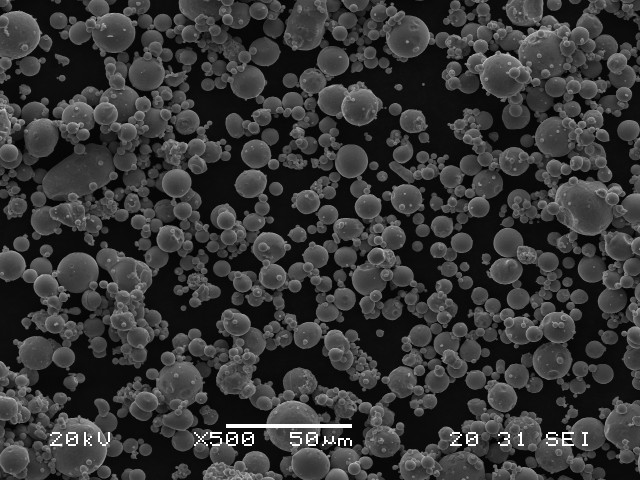
#> input picture imagenes/POLVO-1.BMP, 1280 x 960 px (shown at 1/2 size)
$ python 'lector polvo.py'
#> lines starting #> are read from the running program, lines starting #| are printed output that depends on the picture; after the words box and inside, x2 and y2 are one past the last pixel; in counts of white or black regions, pixels touching at a corner belong together
'''
import pandas as pd
import numpy as np
import matplotlib.pyplot as plt
from scipy.stats import norm

plt.style.use('ggplot')

# Cargar datos
# df = pd.read_csv('imagenes/polvo8t.csv')
df = pd.read_csv('imagenes/Results 16.csv')
# df = pd.read_csv('imagenes/feret.csv')

# Ajustar los datos a una distribución normal
mu, std = norm.fit(df['Length'])
# mu, std = norm.fit(df['Feret'])

# Configurar los colores según tu póster
color_histograma = '#214579'  # Un azul oscuro
color_fit = '#d7191c'  # Un rojo brillante

# Plotear el histograma de los datos
plt.figure(figsize=(10, 6))
plt.hist(df['Length'], bins=30, density=False, alpha=0.7, color=color_histograma)

# Plotear la distribución gaussiana sobre el histograma de frecuencias
xmin, xmax = plt.xlim()
x = np.linspace(xmin, xmax, 100)
p = norm.pdf(x, mu, std) * len(df['Length']) * (xmax - xmin) / 30
plt.plot(x, p, color=color_fit, linewidth=2)

# Agregar líneas de puntos para la media y desviaciones estándar
plt.axvline(mu, color='k', linestyle='dashed', linewidth=1)
plt.axvline(mu + std, color='k', linestyle='dotted', linewidth=1)
plt.axvline(mu - std, color='k', linestyle='dotted', linewidth=1)

# Agregando texto para la media y desviaciones con sus valores
plt.text(mu, plt.ylim()[1]*0.9, r'$\mu = {:.2f}$ $(\mu m)$'.format(mu), horizontalalignment='center',fontsize=15)
plt.text(mu + std, plt.ylim()[1]*0.85, r'$\mu + \sigma = {:.2f}$ $(\mu m)$'.format(mu + std), horizontalalignment='center',fontsize=15, color=color_fit)
plt.text(mu - std, plt.ylim()[1]*0.85, r'$\mu - \sigma = {:.2f}$ $(\mu m)$'.format(mu - std), horizontalalignment='center', fontsize=15 ,color=color_fit)
plt.tick_params(axis='both', which='major', labelsize=13)


# Titulo y etiquetas
plt.title('Radio partículas Acero 316L',fontsize=18,fontweight='bold')
plt.xlabel(r'Radio $(\mu m)$',fontsize=16,fontweight='bold')
plt.ylabel('Frecuencia',fontsize=16,fontweight='bold')
plt.grid(False)
# Mostrar gráfico
plt.show()


#F8B285'''

'''
import cv2
import numpy as np

# Cargar la imagen
imagen = cv2.imread('imagenes/POLVO-1.BMP', cv2.IMREAD_GRAYSCALE)

# Suavizar la imagen para reducir el ruido
imagen_suavizada = cv2.GaussianBlur(imagen, (9, 9), 10)

# Detección de círculos mediante la transformada de Hough
circulos = cv2.HoughCircles(imagen_suavizada, cv2.HOUGH_GRADIENT, dp=1.2, minDist=30, param1=50, param2=30, minRadius=10, maxRadius=30)

# Verificar si se encontraron círculos
if circulos is not None:
    circulos = np.uint16(np.around(circulos))
    print(f"Se encontraron {len(circulos[0, :])} círculos")

    # Dibujar los círculos detectados en la imagen original
    for i in circulos[0, :]:
        cv2.circle(imagen, (i[0], i[1]), i[2], (255, 0, 0), 2)
        cv2.circle(imagen, (i[0], i[1]), 2, (255, 0, 255), 3)

    # Mostrar la imagen con los círculos
    cv2.imshow('Círculos Detectados', imagen)
    cv2.waitKey(0)
    cv2.destroyAllWindows()
else:
    print("No se encontraron círculos")

'''

import cv2
import numpy as np
import matplotlib
# matplotlib.use('TkAgg')
import matplotlib.pyplot as plt
# plt.style.use('ggplot')
from scipy.stats import norm
import pandas as pd  # Importar panda

# Cargar la imagen
imagen = cv2.imread('imagenes/POLVO-1.BMP', cv2.IMREAD_GRAYSCALE)
#> imagen is the input picture: shape (960, 1280); min 4, max 255, mean 54.7

# Suavizar la imagen para reducir el ruido
# imagen_suavizada = cv2.GaussianBlur(imagen, (9, 9), 2)
imagen_suavizada = cv2.medianBlur(imagen, 5)

# _, imagen_suavizada = cv2.threshold(imagen_suavizada, 80, 255, cv2.THRESH_BINARY)
# _, imagen_suavizada = cv2.threshold(imagen_suavizada, 0, 255, cv2.THRESH_BINARY + cv2.THRESH_OTSU)

# Alternativa: Umbralización adaptativa
# imagen_suavizada = cv2.adaptiveThreshold(imagen_suavizada, 255, cv2.ADAPTIVE_THRESH_GAUSSIAN_C,
#                                            cv2.THRESH_BINARY, 11, 6)


# Detección de círculos mediante la transformada de Hough
circulos = cv2.HoughCircles(imagen_suavizada, cv2.HOUGH_GRADIENT, dp=1.2, minDist=20, param1=70, param2=25, minRadius=10, maxRadius=45)
#> circulos = 740 rows, first 8: [155.4, 544.2, 41.68], [814.2, 71.4, 44.32], [1110.6, 274.2, 40.36], [229.8, 65.4, 40.36], [1002.6, 149.4, 44.32], [718.2, 213, 37.72], [352.2, 366.6, 28.48], [292.2, 147, 35.08]

if circulos is not None:
    circulos = np.uint16(np.around(circulos))
#> circulos = 740 rows, first 8: [155, 544, 42], [814, 71, 44], [1111, 274, 40], [230, 65, 40], [1003, 149, 44], [718, 213, 38], [352, 367, 28], [292, 147, 35]

    # Dibujar los círculos detectados en la imagen original
    imagen_con_circulos = cv2.cvtColor(imagen, cv2.COLOR_GRAY2BGR)
    for i in circulos[0, :]:
        cv2.circle(imagen_con_circulos, (i[0], i[1]), i[2], (0, 0, 255), 2)
        cv2.circle(imagen_con_circulos, (i[0], i[1]), 2, (0, 255, 0), 3)
#> this loop made 740 passes
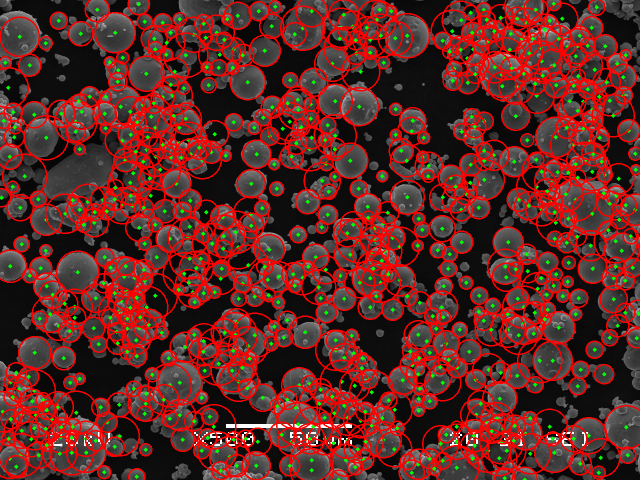
#> imagen_con_circulos: shape (960, 1280, 3) (shown at 1/2 size); mean B, G, R 38, 43.7, 97.1

    # Mostrar la imagen con los círculos
    plt.figure(figsize=(5, 4))
    plt.imshow(imagen_con_circulos)
    plt.title('Partículas detectadas')
    plt.axis('off')
    plt.show()

    # Calcular los diámetros en micrómetros
    diametros_pixeles = [2 * c[2] for c in circulos[0, :]]
#> diametros_pixeles = 740 values, max 88 at index 1, min 20 at index 682, mean 49.62
    factor_conversion = 5.0362  # Píxeles por micrómetro
    diametros_micrometros = [d / factor_conversion for d in diametros_pixeles]
#> diametros_micrometros = 740 values, max 17.47 at index 1, min 3.97 at index 682, mean 9.85

    # Crear DataFrame y exportar a CSV
    df = pd.DataFrame(diametros_micrometros, columns=['Diametro_Micrometros'])
#> df = table of 740 rows and 1 columns
    df.to_csv('diametros_particulas.csv', index=False)

    # Histograma con ajuste gaussiano y marcas de D10, D50, y D90
    plt.figure(figsize=(10, 6))
    (mu, sigma) = norm.fit(diametros_micrometros)
#> mu = 9.85; sigma = 3.96
    n, bins, patches = plt.hist(diametros_micrometros, bins=30, density=True, alpha=0.7, color='blue')
#> n = 30 values, max 0.183 at index 7, min 0 at index 20, mean 0.0741; bins = 31 values from 3.97 to 17.47; patches = 30 items
    y = norm.pdf(bins, mu, sigma)
#> y = 31 values, max 0.101 at index 13, min 0.0158 at index 30, mean 0.0656
    plt.plot(bins, y, 'r--', linewidth=2)
    D10 = np.percentile(diametros_micrometros, 10)
#> D10 = 5.16
    D50 = np.percentile(diametros_micrometros, 50)
#> D50 = 9.13
    D90 = np.percentile(diametros_micrometros, 90)
#> D90 = 15.88
    plt.axvline(D10, color='green', linestyle='dashed', linewidth=1.5)
    plt.axvline(D50, color='purple', linestyle='dashed', linewidth=1.5)
    plt.axvline(D90, color='green', linestyle='dashed', linewidth=1.5)
    plt.text(D10, plt.ylim()[1] * 0.95, f'D10: {D10:.2f} μm', horizontalalignment='center', color='green')
    plt.text(D50, plt.ylim()[1] * 0.90, f'D50: {D50:.2f} μm', horizontalalignment='center', color='purple')
    plt.text(D90, plt.ylim()[1] * 0.95, f'D90: {D90:.2f} μm', horizontalalignment='center', color='green')
    plt.title('Histograma de Distribución de Diámetros de Partículas')
    plt.xlabel('Diámetro (micrómetros)')
    plt.ylabel('Densidad de probabilidad')
    plt.grid(True)
    plt.show()
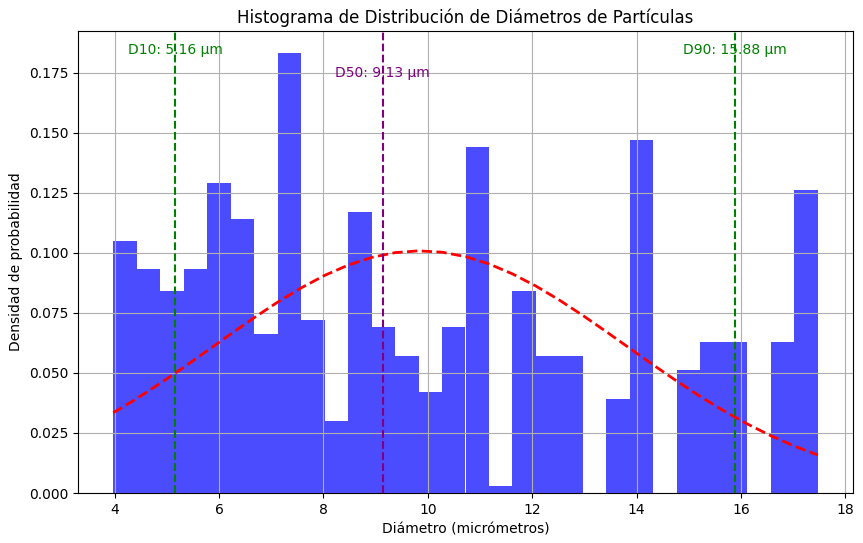
#> figure drawn by matplotlib, 1 panel; tallest bar 0.183 high, from x = 7.12 to 7.57; curve peaks at x = 9.82, y = 0.101

else:
    print("No se encontraron círculos")

import numpy as np
import matplotlib.pyplot as plt
from scipy.stats import norm, skewnorm

# Configuración inicial
np.random.seed(0)

# Generar datos de múltiples distribuciones con sesgo
data1 = skewnorm.rvs(a=5, loc=7, scale=1, size=300)  # Distribución sesgada hacia la derecha
data2 = skewnorm.rvs(a=-5, loc=10, scale=1.5, size=700)  # Distribución sesgada hacia la izquierda
data = np.concatenate([data1, data2])

# Agregar ruido para más variabilidad
data += np.random.normal(0, 0.3, size=data.size)

# Histograma de los datos
plt.figure(figsize=(10, 6))
count, bins, ignored = plt.hist(data, bins=30, density=True, alpha=0.65, color='blue', label='Distribución Simulada')

# Ajustar y trazar una curva gaussiana
param = norm.fit(data)
x = np.linspace(min(data), max(data), 100)
pdf_fitted = norm.pdf(x, *param)
plt.plot(x, pdf_fitted, 'r-', label='Ajuste')

# Calcular y marcar D10, D50 y D90
D10 = np.percentile(data, 10)
D50 = np.percentile(data, 50)
D90 = np.percentile(data, 90)

plt.axvline(D10, color='green', linestyle='dashed', linewidth=1.5)
plt.axvline(D50, color='green', linestyle='dashed', linewidth=1.5)
plt.axvline(D90, color='green', linestyle='dashed', linewidth=1.5)

plt.text(D10, plt.ylim()[1] * 0.95, f'D10: {D10:.2f} μm', horizontalalignment='center', color='green')
plt.text(D50, plt.ylim()[1] * 0.90, f'D50: {D50:.2f} μm', horizontalalignment='center', color='purple')
plt.text(D90, plt.ylim()[1] * 0.95, f'D90: {D90:.2f} μm', horizontalalignment='center', color='red')

plt.title('Distribución Simulada Mejorada con Asimetría')
plt.xlabel('Diámetro (μm)')
plt.ylabel('Densidad de probabilidad')
plt.legend()
plt.grid(False)
plt.show()
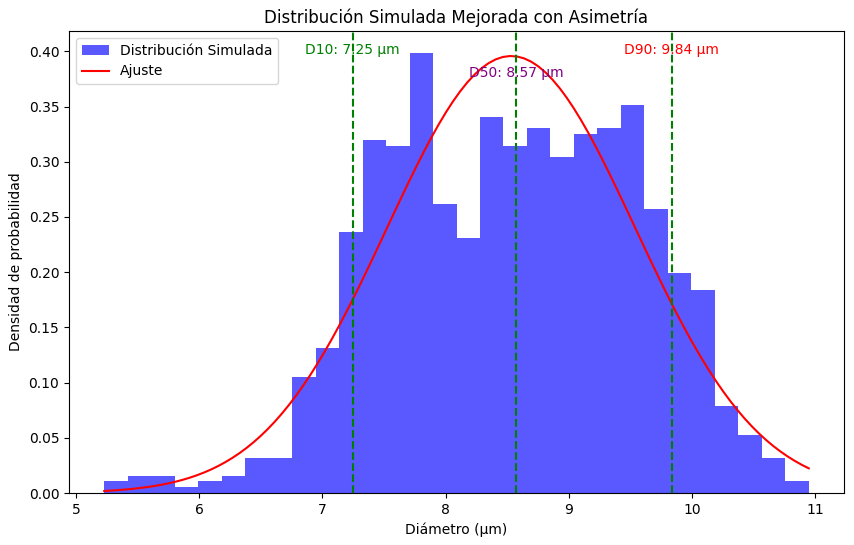
#> figure drawn by matplotlib, 1 panel; tallest bar 0.398 high, from x = 7.71 to 7.9; curve peaks at x = 8.52, y = 0.396

$ run again, with imagenes/POLVO-2.BMP copied over imagenes/POLVO-1.BMP
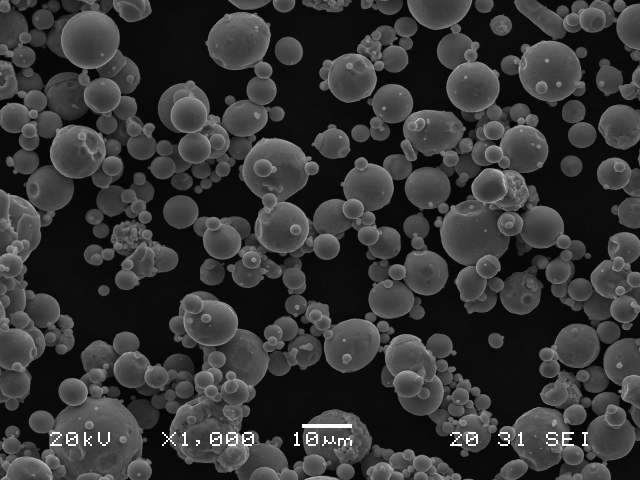
#> input picture imagenes/POLVO-2.BMP, 1280 x 960 px (shown at 1/2 size)
#> imagen is the input picture: shape (960, 1280); min 4, max 255, mean 53.5
#> `circulos = cv2.HoughCircles(imagen_suavizada, cv2.HOUGH_GRADIENT, dp=1..`: circulos = 359 rows, first 8: [1039.8, 587.4, 41.68], [853.8, 373.8, 44.32], [1248.6, 617.4, 28.48], [387, 295.8, 31], [431.4, 646.2, 44.32], [1223.4, 557.4, 39.04], [652.2, 492.6, 26.68], [1083, 454.2, 43]
#> `circulos = np.uint16(np.around(circulos))`: circulos = 359 rows, first 8: [1040, 587, 42], [854, 374, 44], [1249, 617, 28], [387, 296, 31], [431, 646, 44], [1223, 557, 39], [652, 493, 27], [1083, 454, 43]
#> the loop `for i in circulos[0, :]:` made 359 passes
#> after the loop `for i in circulos[0, :]:`:
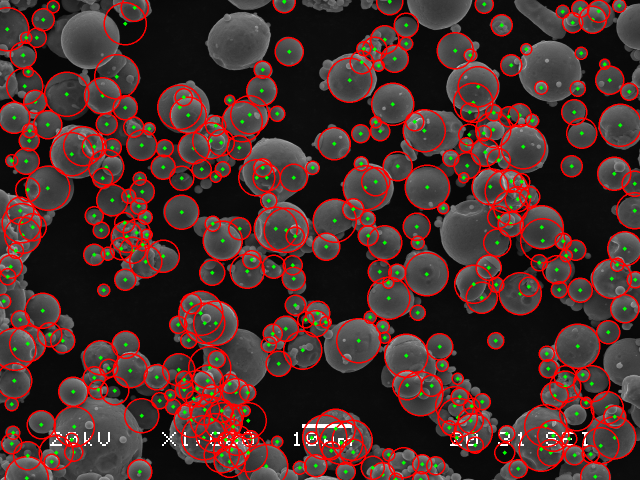
#> imagen_con_circulos: shape (960, 1280, 3) (shown at 1/2 size); 13.39% of pixels changed, all inside (x1, y1, x2, y2) = (0, 0, 1280, 960)
#> diametros_pixeles = 359 values, max 88 at index 1, min 20 at index 264, mean 49.82
#> diametros_micrometros = 359 values, max 17.47 at index 1, min 3.97 at index 264, mean 9.89
#> df = table of 359 rows and 1 columns
#> mu = 9.89; sigma = 4.04
#> n = 30 values, max 0.186 at index 29, min 0 at index 23, mean 0.0741; bins = 31 values from 3.97 to 17.47; patches = 30 items
#> y = 31 values, max 0.0988 at index 13, min 0.0169 at index 30, mean 0.0652
#> D10 = 5.16
#> D50 = 9.13
#> D90 = 16.68
#> `plt.show()`:
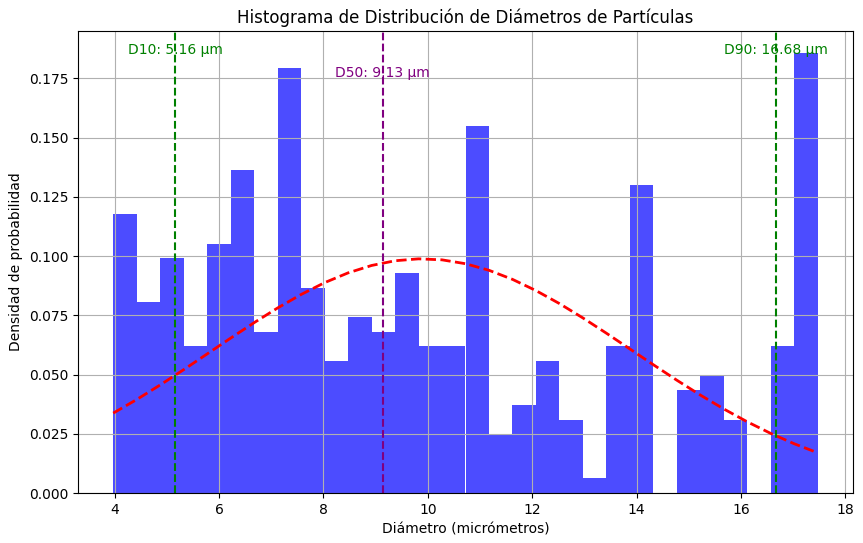
#> figure drawn by matplotlib, 1 panel; tallest bar 0.186 high, from x = 17.02 to 17.47; curve peaks at x = 9.82, y = 0.0988

$ run again, with imagenes/POLVO-3.BMP copied over imagenes/POLVO-1.BMP
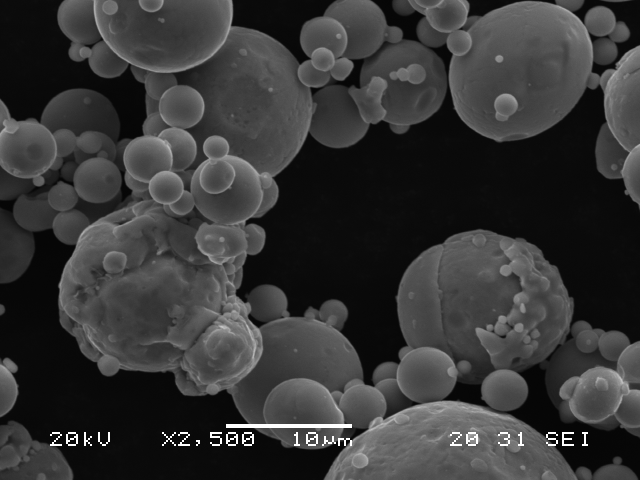
#> input picture imagenes/POLVO-3.BMP, 1280 x 960 px (shown at 1/2 size)
#> imagen is the input picture: shape (960, 1280); min 4, max 255, mean 54.4
#> `circulos = cv2.HoughCircles(imagen_suavizada, cv2.HOUGH_GRADIENT, dp=1..`: circulos = 109 rows, first 8: [198.6, 360.6, 44.32], [364.2, 213, 44.32], [1199.4, 41.4, 30.88], [217.8, 114.6, 41.68], [331.8, 375, 34.84], [533.4, 607.8, 40.24], [1207.8, 102.6, 26.92], [141, 451.8, 35.8]
#> `circulos = np.uint16(np.around(circulos))`: circulos = 109 rows, first 8: [199, 361, 44], [364, 213, 44], [1199, 41, 31], [218, 115, 42], [332, 375, 35], [533, 608, 40], [1208, 103, 27], [141, 452, 36]
#> the loop `for i in circulos[0, :]:` made 109 passes
#> after the loop `for i in circulos[0, :]:`:
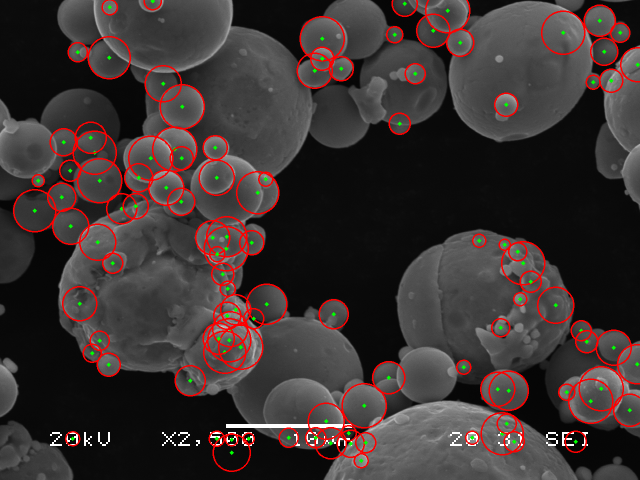
#> imagen_con_circulos: shape (960, 1280, 3) (shown at 1/2 size); 4.69% of pixels changed, all inside (x1, y1, x2, y2) = (26, 0, 1280, 944)
#> diametros_pixeles = 109 values, max 88 at index 0, min 22 at index 103, mean 55.83
#> diametros_micrometros = 109 values, max 17.47 at index 0, min 4.37 at index 103, mean 11.09
#> df = table of 109 rows and 1 columns
#> mu = 11.09; sigma = 4.12
#> n = 30 values, max 0.315 at index 29, min 0 at index 13, mean 0.0763; bins = 31 values from 4.37 to 17.47; patches = 30 items
#> y = 31 values, max 0.0967 at index 15, min 0.0256 at index 0, mean 0.0664
#> D10 = 5.56
#> D50 = 10.72
#> D90 = 17.16
#> `plt.show()`:
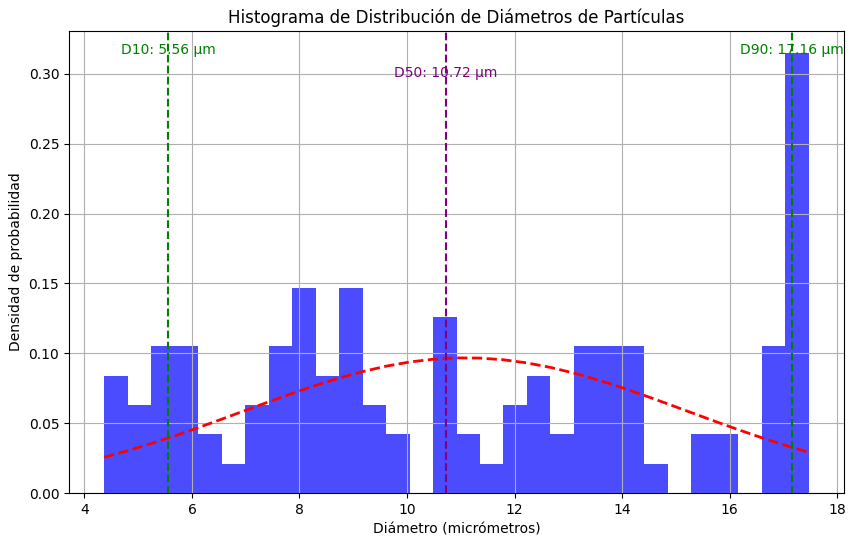
#> figure drawn by matplotlib, 1 panel; tallest bar 0.315 high, from x = 17.04 to 17.47; curve peaks at x = 10.92, y = 0.0967

$ run again, with imagenes/4-C-B.BMP copied over imagenes/POLVO-1.BMP
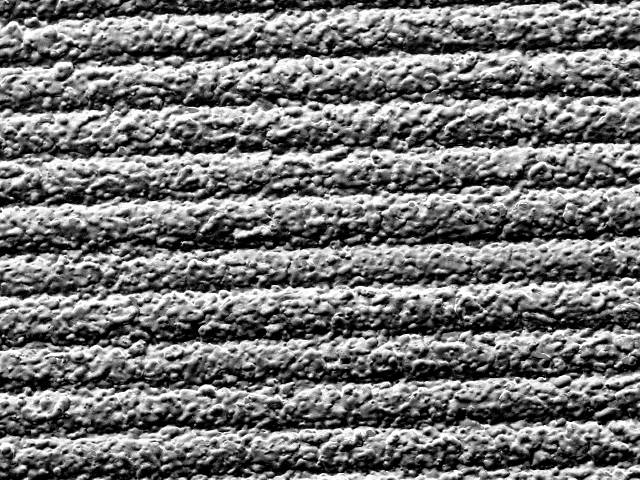
#> input picture imagenes/4-C-B.BMP, 1280 x 960 px (shown at 1/2 size)
#> imagen is the input picture: shape (960, 1280); min 0, max 255, mean 115.8
#> `circulos = cv2.HoughCircles(imagen_suavizada, cv2.HOUGH_GRADIENT, dp=1..`: circulos = 1918 rows, first 8: [688.2, 648.6, 44.32], [1192.2, 444.6, 41.68], [275.4, 353.4, 44.32], [478.2, 561, 44.32], [276.6, 388.2, 44.32], [1005, 183, 44.32], [1036.2, 169.8, 44.32], [858.6, 391.8, 44.32]
#> `circulos = np.uint16(np.around(circulos))`: circulos = 1918 rows, first 8: [688, 649, 44], [1192, 445, 42], [275, 353, 44], [478, 561, 44], [277, 388, 44], [1005, 183, 44], [1036, 170, 44], [859, 392, 44]
#> the loop `for i in circulos[0, :]:` made 1918 passes
#> after the loop `for i in circulos[0, :]:`:
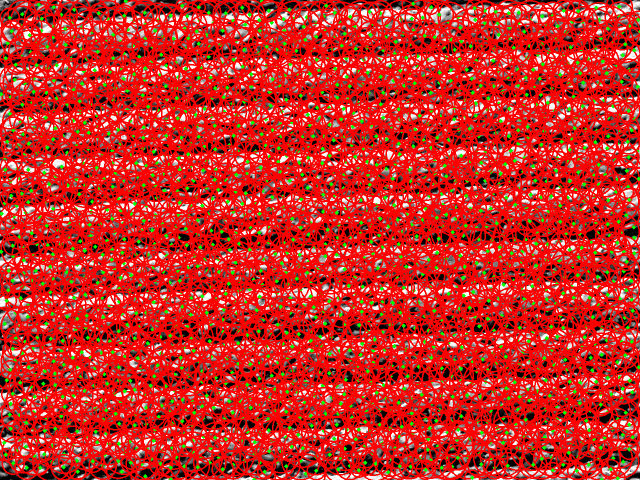
#> imagen_con_circulos: shape (960, 1280, 3) (shown at 1/2 size); mean B, G, R 35.4, 45.9, 199.3
#> diametros_pixeles = 1918 values, max 88 at index 0, min 22 at index 1864, mean 72.26
#> diametros_micrometros = 1918 values, max 17.47 at index 0, min 4.37 at index 1864, mean 14.35
#> df = table of 1918 rows and 1 columns
#> mu = 14.35; sigma = 3.51
#> n = 30 values, max 0.8 at index 29, min 0 at index 23, mean 0.0763; bins = 31 values from 4.37 to 17.47; patches = 30 items
#> y = 31 values, max 0.114 at index 23, min 0.00201 at index 0, mean 0.0611
#> D10 = 8.74
#> D50 = 15.88
#> D90 = 17.47
#> `plt.show()`:
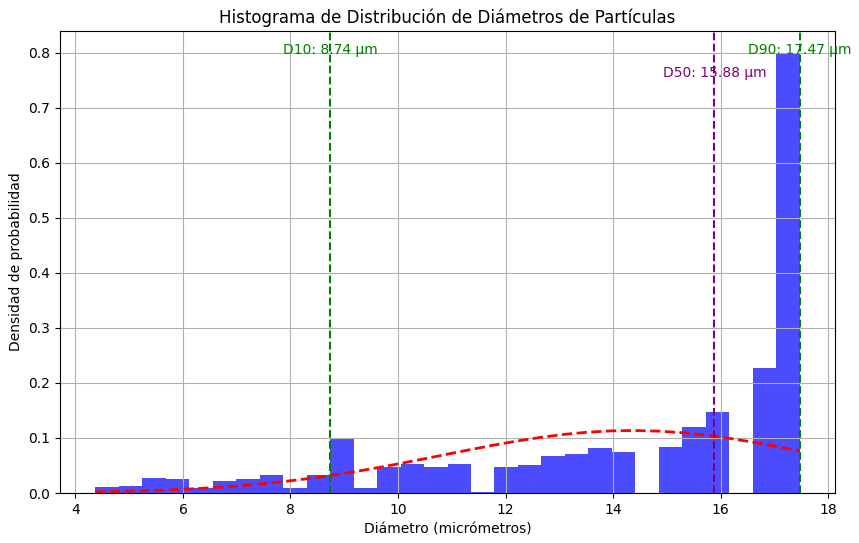
#> figure drawn by matplotlib, 1 panel; tallest bar 0.8 high, from x = 17.04 to 17.47; curve peaks at x = 14.42, y = 0.114
